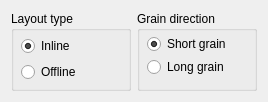
  <widget class="QWidget" name="layoutWidget_2">
   <property name="geometry">
    <rect>
     <x>20</x>
     <y>20</y>
     <width>251</width>
     <height>82</height>
    </rect>
   </property>
   <layout class="QHBoxLayout" name="horizontalLayout_25">
    <item>
     <widget class="QGroupBox" name="groupBox">
      <property name="minimumSize">
       <size>
        <width>120</width>
        <height>80</height>
       </size>
      </property>
      <property name="maximumSize">
       <size>
        <width>120</width>
        <height>80</height>
       </size>
      </property>
      <property name="styleSheet">
       <string notr="true"/>
      </property>
      <property name="title">
       <string>Layout type</string>
      </property>
      <widget class="QWidget" name="verticalLayoutWidget_2">
       <property name="geometry">
        <rect>
         <x>10</x>
         <y>20</y>
         <width>97</width>
         <height>52</height>
        </rect>
       </property>
       <layout class="QVBoxLayout" name="verticalLayout_19">
        <property name="spacing">
         <number>0</number>
        </property>
        <item>
         <widget class="QRadioButton" name="rb_layout_inline">
          <property name="enabled">
           <bool>true</bool>
          </property>
          <property name="sizePolicy">
           <sizepolicy hsizetype="Fixed" vsizetype="Minimum">
            <horstretch>0</horstretch>
            <verstretch>0</verstretch>
           </sizepolicy>
          </property>
          <property name="minimumSize">
           <size>
            <width>95</width>
            <height>22</height>
           </size>
          </property>
          <property name="styleSheet">
           <string notr="true"/>
          </property>
          <property name="text">
           <string>Inline</string>
          </property>
          <property name="checked">
           <bool>true</bool>
          </property>
         </widget>
        </item>
        <item>
         <widget class="QRadioButton" name="rb_layout_offline">
          <property name="enabled">
           <bool>true</bool>
          </property>
          <property name="sizePolicy">
           <sizepolicy hsizetype="Minimum" vsizetype="Fixed">
            <horstretch>0</horstretch>
            <verstretch>0</verstretch>
           </sizepolicy>
          </property>
          <property name="minimumSize">
           <size>
            <width>95</width>
            <height>22</height>
           </size>
          </property>
          <property name="layoutDirection">
           <enum>Qt::LeftToRight</enum>
          </property>
          <property name="styleSheet">
           <string notr="true"/>
          </property>
          <property name="text">
           <string>Offline</string>
          </property>
         </widget>
        </item>
       </layout>
      </widget>
     </widget>
    </item>
    <item>
     <widget class="QGroupBox" name="groupBox_2">
      <property name="minimumSize">
       <size>
        <width>120</width>
        <height>80</height>
       </size>
      </property>
      <property name="maximumSize">
       <size>
        <width>120</width>
        <height>80</height>
       </size>
      </property>
      <property name="styleSheet">
       <string notr="true"/>
      </property>
      <property name="title">
       <string>Grain direction</string>
      </property>
      <widget class="QWidget" name="verticalLayoutWidget_3">
       <property name="geometry">
        <rect>
         <x>10</x>
         <y>20</y>
         <width>97</width>
         <height>51</height>
        </rect>
       </property>
       <layout class="QVBoxLayout" name="verticalLayout_20">
        <property name="spacing">
         <number>0</number>
        </property>
        <item>
         <widget class="QRadioButton" name="rb_short_grain">
          <property name="enabled">
           <bool>true</bool>
          </property>
          <property name="minimumSize">
           <size>
            <width>95</width>
            <height>0</height>
           </size>
          </property>
          <property name="styleSheet">
           <string notr="true"/>
          </property>
          <property name="text">
           <string>Short grain</string>
          </property>
          <property name="checked">
           <bool>true</bool>
          </property>
         </widget>
        </item>
        <item>
         <widget class="QRadioButton" name="rb_long_grain">
          <property name="enabled">
           <bool>true</bool>
          </property>
          <property name="minimumSize">
           <size>
            <width>95</width>
            <height>0</height>
           </size>
          </property>
          <property name="styleSheet">
           <string notr="true"/>
          </property>
          <property name="text">
           <string>Long grain</string>
          </property>
         </widget>
        </item>
       </layout>
      </widget>
     </widget>
    </item>
   </layout>
  </widget>
